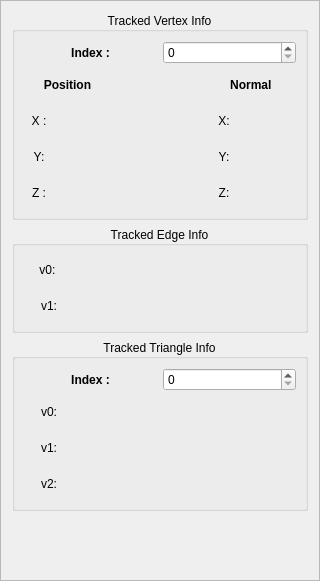
<?xml version="1.0" encoding="UTF-8"?>
<ui version="4.0">
 <class>MeshFeatureTrackingUI</class>
 <widget class="QFrame" name="MeshFeatureTrackingUI">
  <property name="geometry">
   <rect>
    <x>0</x>
    <y>0</y>
    <width>320</width>
    <height>581</height>
   </rect>
  </property>
  <property name="windowTitle">
   <string>Frame</string>
  </property>
  <property name="frameShape">
   <enum>QFrame::StyledPanel</enum>
  </property>
  <property name="frameShadow">
   <enum>QFrame::Raised</enum>
  </property>
  <layout class="QHBoxLayout" name="horizontalLayout">
   <item>
    <layout class="QVBoxLayout" name="tab_tracking_layout">
     <property name="bottomMargin">
      <number>0</number>
     </property>
     <item>
      <widget class="QGroupBox" name="m_vertexInfo">
       <property name="font">
        <font>
         <weight>50</weight>
         <bold>false</bold>
        </font>
       </property>
       <property name="title">
        <string>Tracked Vertex Info</string>
       </property>
       <property name="alignment">
        <set>Qt::AlignCenter</set>
       </property>
       <property name="flat">
        <bool>false</bool>
       </property>
       <property name="checkable">
        <bool>false</bool>
       </property>
       <layout class="QVBoxLayout" name="verticalLayout">
        <item>
         <layout class="QHBoxLayout" name="horizontalLayout_6">
          <item>
           <widget class="QLabel" name="label">
            <property name="font">
             <font>
              <weight>75</weight>
              <bold>true</bold>
             </font>
            </property>
            <property name="text">
             <string>Index :</string>
            </property>
            <property name="alignment">
             <set>Qt::AlignCenter</set>
            </property>
           </widget>
          </item>
          <item>
           <widget class="QSpinBox" name="m_vertexIdx"/>
          </item>
         </layout>
        </item>
        <item>
         <layout class="QHBoxLayout" name="horizontalLayout_8">
          <property name="bottomMargin">
           <number>0</number>
          </property>
          <item>
           <layout class="QVBoxLayout" name="verticalLayout_13">
            <property name="topMargin">
             <number>0</number>
            </property>
            <property name="bottomMargin">
             <number>0</number>
            </property>
            <item>
             <widget class="QLabel" name="label_3">
              <property name="minimumSize">
               <size>
                <width>0</width>
                <height>30</height>
               </size>
              </property>
              <property name="text">
               <string>&lt;b&gt;Position&lt;b&gt;</string>
              </property>
              <property name="alignment">
               <set>Qt::AlignCenter</set>
              </property>
             </widget>
            </item>
            <item>
             <layout class="QHBoxLayout" name="horizontalLayout_3">
              <property name="bottomMargin">
               <number>0</number>
              </property>
              <item>
               <widget class="QLabel" name="coordX">
                <property name="minimumSize">
                 <size>
                  <width>0</width>
                  <height>30</height>
                 </size>
                </property>
                <property name="maximumSize">
                 <size>
                  <width>30</width>
                  <height>16777215</height>
                 </size>
                </property>
                <property name="text">
                 <string>X :</string>
                </property>
                <property name="alignment">
                 <set>Qt::AlignCenter</set>
                </property>
               </widget>
              </item>
              <item>
               <widget class="QLabel" name="m_vertexPX">
                <property name="minimumSize">
                 <size>
                  <width>0</width>
                  <height>30</height>
                 </size>
                </property>
                <property name="cursor">
                 <cursorShape>ArrowCursor</cursorShape>
                </property>
                <property name="text">
                 <string/>
                </property>
                <property name="alignment">
                 <set>Qt::AlignRight|Qt::AlignTrailing|Qt::AlignVCenter</set>
                </property>
               </widget>
              </item>
             </layout>
            </item>
            <item>
             <layout class="QHBoxLayout" name="horizontalLayout_4">
              <property name="bottomMargin">
               <number>0</number>
              </property>
              <item>
               <widget class="QLabel" name="coordY">
                <property name="minimumSize">
                 <size>
                  <width>0</width>
                  <height>30</height>
                 </size>
                </property>
                <property name="maximumSize">
                 <size>
                  <width>30</width>
                  <height>16777215</height>
                 </size>
                </property>
                <property name="text">
                 <string>Y:</string>
                </property>
                <property name="alignment">
                 <set>Qt::AlignCenter</set>
                </property>
               </widget>
              </item>
              <item>
               <widget class="QLabel" name="m_vertexPY">
                <property name="minimumSize">
                 <size>
                  <width>0</width>
                  <height>30</height>
                 </size>
                </property>
                <property name="text">
                 <string/>
                </property>
                <property name="alignment">
                 <set>Qt::AlignRight|Qt::AlignTrailing|Qt::AlignVCenter</set>
                </property>
               </widget>
              </item>
             </layout>
            </item>
            <item>
             <layout class="QHBoxLayout" name="horizontalLayout_5">
              <property name="bottomMargin">
               <number>0</number>
              </property>
              <item>
               <widget class="QLabel" name="coordZ">
                <property name="minimumSize">
                 <size>
                  <width>0</width>
                  <height>30</height>
                 </size>
                </property>
                <property name="maximumSize">
                 <size>
                  <width>30</width>
                  <height>16777215</height>
                 </size>
                </property>
                <property name="text">
                 <string>Z :</string>
                </property>
                <property name="alignment">
                 <set>Qt::AlignCenter</set>
                </property>
               </widget>
              </item>
              <item>
               <widget class="QLabel" name="m_vertexPZ">
                <property name="minimumSize">
                 <size>
                  <width>0</width>
                  <height>30</height>
                 </size>
                </property>
                <property name="text">
                 <string/>
                </property>
                <property name="alignment">
                 <set>Qt::AlignRight|Qt::AlignTrailing|Qt::AlignVCenter</set>
                </property>
               </widget>
              </item>
             </layout>
            </item>
           </layout>
          </item>
          <item>
           <layout class="QVBoxLayout" name="verticalLayout_8">
            <item>
             <widget class="QLabel" name="label_9">
              <property name="text">
               <string/>
              </property>
             </widget>
            </item>
           </layout>
          </item>
          <item>
           <layout class="QVBoxLayout" name="verticalLayout_14">
            <property name="bottomMargin">
             <number>0</number>
            </property>
            <item>
             <widget class="QLabel" name="label_normal">
              <property name="minimumSize">
               <size>
                <width>0</width>
                <height>30</height>
               </size>
              </property>
              <property name="text">
               <string>&lt;b&gt;Normal &lt;b&gt;</string>
              </property>
              <property name="alignment">
               <set>Qt::AlignCenter</set>
              </property>
             </widget>
            </item>
            <item>
             <layout class="QHBoxLayout" name="horizontalLayout_7">
              <property name="bottomMargin">
               <number>0</number>
              </property>
              <item>
               <widget class="QLabel" name="label_8">
                <property name="minimumSize">
                 <size>
                  <width>0</width>
                  <height>30</height>
                 </size>
                </property>
                <property name="maximumSize">
                 <size>
                  <width>30</width>
                  <height>16777215</height>
                 </size>
                </property>
                <property name="text">
                 <string>X:</string>
                </property>
                <property name="alignment">
                 <set>Qt::AlignCenter</set>
                </property>
               </widget>
              </item>
              <item>
               <widget class="QLabel" name="m_vertexNX">
                <property name="minimumSize">
                 <size>
                  <width>0</width>
                  <height>30</height>
                 </size>
                </property>
                <property name="text">
                 <string/>
                </property>
                <property name="alignment">
                 <set>Qt::AlignRight|Qt::AlignTrailing|Qt::AlignVCenter</set>
                </property>
               </widget>
              </item>
             </layout>
            </item>
            <item>
             <layout class="QHBoxLayout" name="horizontalLayout_9">
              <property name="bottomMargin">
               <number>0</number>
              </property>
              <item>
               <widget class="QLabel" name="label_10">
                <property name="minimumSize">
                 <size>
                  <width>0</width>
                  <height>30</height>
                 </size>
                </property>
                <property name="maximumSize">
                 <size>
                  <width>30</width>
                  <height>16777215</height>
                 </size>
                </property>
                <property name="text">
                 <string>Y:</string>
                </property>
                <property name="alignment">
                 <set>Qt::AlignCenter</set>
                </property>
               </widget>
              </item>
              <item>
               <widget class="QLabel" name="m_vertexNY">
                <property name="minimumSize">
                 <size>
                  <width>0</width>
                  <height>30</height>
                 </size>
                </property>
                <property name="text">
                 <string/>
                </property>
                <property name="alignment">
                 <set>Qt::AlignRight|Qt::AlignTrailing|Qt::AlignVCenter</set>
                </property>
               </widget>
              </item>
             </layout>
            </item>
            <item>
             <layout class="QHBoxLayout" name="horizontalLayout_10">
              <property name="bottomMargin">
               <number>0</number>
              </property>
              <item>
               <widget class="QLabel" name="label_12">
                <property name="minimumSize">
                 <size>
                  <width>0</width>
                  <height>30</height>
                 </size>
                </property>
                <property name="maximumSize">
                 <size>
                  <width>30</width>
                  <height>16777215</height>
                 </size>
                </property>
                <property name="text">
                 <string>Z:</string>
                </property>
                <property name="alignment">
                 <set>Qt::AlignCenter</set>
                </property>
               </widget>
              </item>
              <item>
               <widget class="QLabel" name="m_vertexNZ">
                <property name="minimumSize">
                 <size>
                  <width>0</width>
                  <height>30</height>
                 </size>
                </property>
                <property name="text">
                 <string/>
                </property>
                <property name="alignment">
                 <set>Qt::AlignRight|Qt::AlignTrailing|Qt::AlignVCenter</set>
                </property>
               </widget>
              </item>
             </layout>
            </item>
           </layout>
          </item>
         </layout>
        </item>
       </layout>
       <zorder></zorder>
      </widget>
     </item>
     <item>
      <widget class="QGroupBox" name="m_edgeInfo">
       <property name="font">
        <font>
         <weight>50</weight>
         <bold>false</bold>
        </font>
       </property>
       <property name="title">
        <string>Tracked Edge Info</string>
       </property>
       <property name="alignment">
        <set>Qt::AlignCenter</set>
       </property>
       <layout class="QVBoxLayout" name="verticalLayout_6">
        <item>
         <layout class="QHBoxLayout" name="horizontalLayout_2">
          <property name="bottomMargin">
           <number>0</number>
          </property>
          <item>
           <widget class="QLabel" name="label_13">
            <property name="minimumSize">
             <size>
              <width>0</width>
              <height>30</height>
             </size>
            </property>
            <property name="maximumSize">
             <size>
              <width>50</width>
              <height>16777215</height>
             </size>
            </property>
            <property name="text">
             <string>v0: </string>
            </property>
            <property name="alignment">
             <set>Qt::AlignCenter</set>
            </property>
           </widget>
          </item>
          <item>
           <widget class="QLabel" name="m_edgeV0">
            <property name="minimumSize">
             <size>
              <width>0</width>
              <height>30</height>
             </size>
            </property>
            <property name="text">
             <string/>
            </property>
            <property name="alignment">
             <set>Qt::AlignRight|Qt::AlignTrailing|Qt::AlignVCenter</set>
            </property>
           </widget>
          </item>
         </layout>
        </item>
        <item>
         <layout class="QHBoxLayout" name="horizontalLayout_12">
          <property name="bottomMargin">
           <number>0</number>
          </property>
          <item>
           <widget class="QLabel" name="label_15">
            <property name="minimumSize">
             <size>
              <width>0</width>
              <height>30</height>
             </size>
            </property>
            <property name="maximumSize">
             <size>
              <width>50</width>
              <height>16777215</height>
             </size>
            </property>
            <property name="text">
             <string>v1:</string>
            </property>
            <property name="alignment">
             <set>Qt::AlignCenter</set>
            </property>
           </widget>
          </item>
          <item>
           <widget class="QLabel" name="m_edgeV1">
            <property name="minimumSize">
             <size>
              <width>0</width>
              <height>30</height>
             </size>
            </property>
            <property name="text">
             <string/>
            </property>
            <property name="alignment">
             <set>Qt::AlignRight|Qt::AlignTrailing|Qt::AlignVCenter</set>
            </property>
           </widget>
          </item>
         </layout>
        </item>
       </layout>
      </widget>
     </item>
     <item>
      <widget class="QGroupBox" name="m_triangleInfo">
       <property name="font">
        <font>
         <weight>50</weight>
         <bold>false</bold>
        </font>
       </property>
       <property name="title">
        <string>Tracked Triangle Info</string>
       </property>
       <property name="alignment">
        <set>Qt::AlignCenter</set>
       </property>
       <layout class="QVBoxLayout" name="verticalLayout_7">
        <item>
         <layout class="QHBoxLayout" name="horizontalLayout_11">
          <item>
           <widget class="QLabel" name="label_2">
            <property name="font">
             <font>
              <weight>75</weight>
              <bold>true</bold>
             </font>
            </property>
            <property name="text">
             <string>Index :</string>
            </property>
            <property name="alignment">
             <set>Qt::AlignCenter</set>
            </property>
           </widget>
          </item>
          <item>
           <widget class="QSpinBox" name="m_triangleIdx"/>
          </item>
         </layout>
        </item>
        <item>
         <layout class="QHBoxLayout" name="horizontalLayout_14">
          <property name="bottomMargin">
           <number>0</number>
          </property>
          <item>
           <widget class="QLabel" name="label_16">
            <property name="minimumSize">
             <size>
              <width>0</width>
              <height>30</height>
             </size>
            </property>
            <property name="maximumSize">
             <size>
              <width>50</width>
              <height>16777215</height>
             </size>
            </property>
            <property name="text">
             <string>v0:</string>
            </property>
            <property name="alignment">
             <set>Qt::AlignCenter</set>
            </property>
           </widget>
          </item>
          <item>
           <widget class="QLabel" name="m_triangleV0">
            <property name="text">
             <string/>
            </property>
            <property name="alignment">
             <set>Qt::AlignRight|Qt::AlignTrailing|Qt::AlignVCenter</set>
            </property>
           </widget>
          </item>
         </layout>
        </item>
        <item>
         <layout class="QHBoxLayout" name="horizontalLayout_15">
          <property name="bottomMargin">
           <number>0</number>
          </property>
          <item>
           <widget class="QLabel" name="label_18">
            <property name="minimumSize">
             <size>
              <width>0</width>
              <height>30</height>
             </size>
            </property>
            <property name="maximumSize">
             <size>
              <width>50</width>
              <height>16777215</height>
             </size>
            </property>
            <property name="text">
             <string>v1:</string>
            </property>
            <property name="alignment">
             <set>Qt::AlignCenter</set>
            </property>
           </widget>
          </item>
          <item>
           <widget class="QLabel" name="m_triangleV1">
            <property name="text">
             <string/>
            </property>
            <property name="alignment">
             <set>Qt::AlignRight|Qt::AlignTrailing|Qt::AlignVCenter</set>
            </property>
           </widget>
          </item>
         </layout>
        </item>
        <item>
         <layout class="QHBoxLayout" name="horizontalLayout_16">
          <property name="bottomMargin">
           <number>0</number>
          </property>
          <item>
           <widget class="QLabel" name="label_20">
            <property name="minimumSize">
             <size>
              <width>0</width>
              <height>30</height>
             </size>
            </property>
            <property name="maximumSize">
             <size>
              <width>50</width>
              <height>16777215</height>
             </size>
            </property>
            <property name="text">
             <string>v2:</string>
            </property>
            <property name="alignment">
             <set>Qt::AlignCenter</set>
            </property>
           </widget>
          </item>
          <item>
           <widget class="QLabel" name="m_triangleV2">
            <property name="text">
             <string/>
            </property>
            <property name="alignment">
             <set>Qt::AlignRight|Qt::AlignTrailing|Qt::AlignVCenter</set>
            </property>
           </widget>
          </item>
         </layout>
        </item>
       </layout>
      </widget>
     </item>
     <item>
      <spacer name="verticalSpacer">
       <property name="orientation">
        <enum>Qt::Vertical</enum>
       </property>
       <property name="sizeHint" stdset="0">
        <size>
         <width>20</width>
         <height>40</height>
        </size>
       </property>
      </spacer>
     </item>
    </layout>
   </item>
  </layout>
 </widget>
 <resources/>
 <connections/>
</ui>
